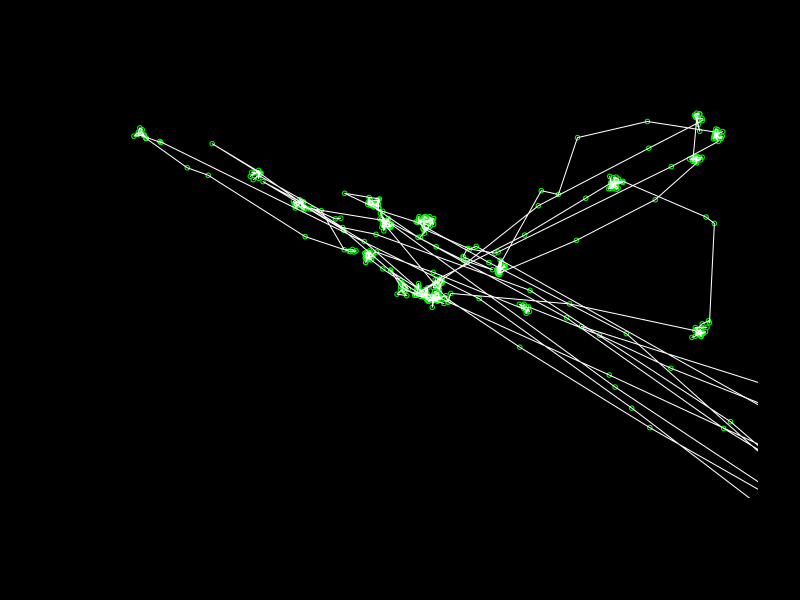

Source code (R):
 setwd("/Users/icke/Desktop/tobii-Eyetracker-R")
data <- read.table("tobii-CSVExport-All-Data-noheader-nofilter.tsv",sep="\t", header=TRUE)
# plot(data$GazePointX,data$GazePointY, main="eyetracker", sub="",xlab="X-axis GazePointX", ylab="GazePointY", ylim=c(1024,0), xlim=c(0,1280))
# png(filename="out.png", width = 1280, height = 1024,)
par(bg = 'black')
plot(data$GazePointX,data$GazePointY, sub="", xlab="", ylab="",axes=FALSE, ylim=c(1024,0), xlim=c(0,1280),col="black")
par(bg = 'black')
points(data$GazePointX,data$GazePointY, col = "green", cex = .6)
lines(data$GazePointX,data$GazePointY, col = "white")
# dev.off()